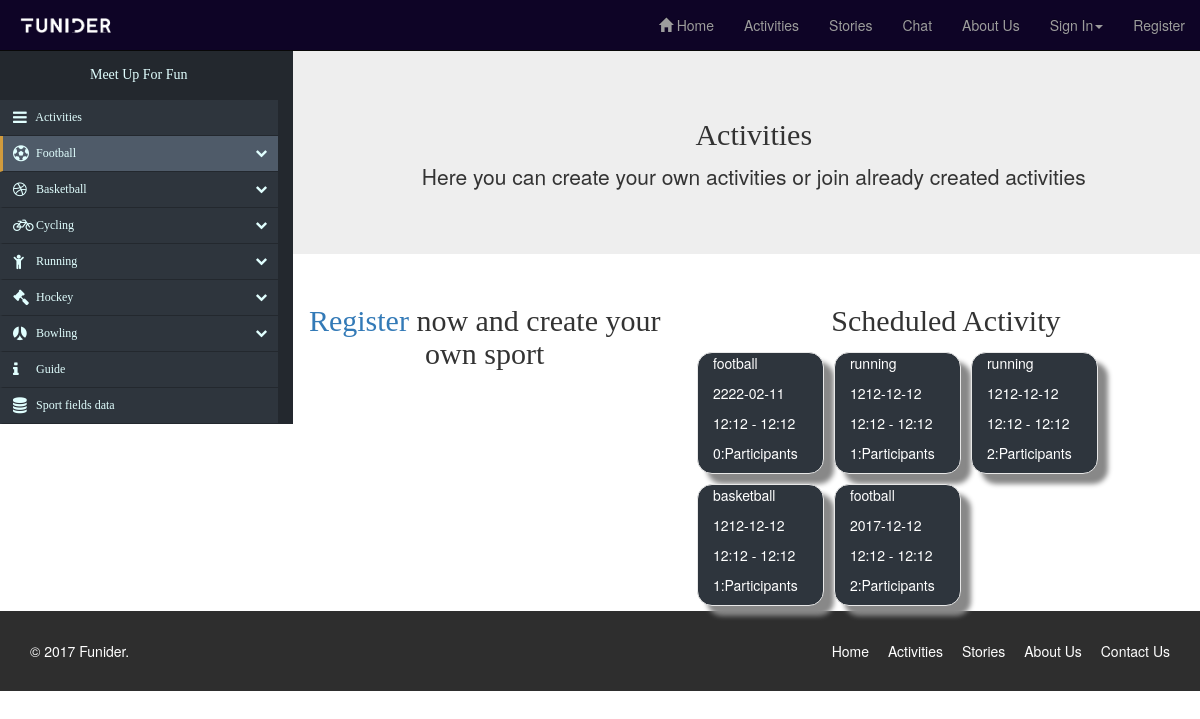
The page /index.php/Activity/activity_page_load on the database its author committed.
### tables this page shows
CREATE TABLE `activities` (
  `id` int(11) NOT NULL,
  `id_users_activity` int(11) NOT NULL,
  `type_of_activity` varchar(255) NOT NULL,
  `title` varchar(255) NOT NULL,
  `activity_date` varchar(255) NOT NULL,
  `start_time` varchar(255) NOT NULL,
  `end_time` varchar(255) NOT NULL,
  `meeting_address` varchar(255) NOT NULL,
  `Postcode` varchar(255) NOT NULL,
  `Description` text NOT NULL,
  `created_at` datetime NOT NULL,
  `updated_at` datetime NOT NULL
);

### application/controllers/Activity.php (called while the page is built, shortened)
<?php
class Activity extends CI_Controller
{
		public function activity_page(){
			$this->load->model('User');
			$posts=array();
			$data=$this->User->get_activity();
			for ($i=0; $i <count($data) ; $i++)
			{
				array_push($posts
				,array(
				'id_users_activity'=>$data[$i]['id_users_activity'],
				'type_of_activity'=>$data[$i]['type_of_activity'],
				'activity_date'=>$data[$i]['activity_date'],
				'start_time'=>$data[$i]['start_time'],
				'end_time'=>$data[$i]['end_time'],
				'id'=>$data[$i]['id'],
				'Participants'=>$this->User->get_Participants($data[$i]['id']),
				'getParticipants'=>$this->User->get_all_Participants($data[$i]['id'])
				)
			);
			}
			return $posts;
		}
		public function activity_page_load(){
			$posts['result'] = $this->activity_page();
			$this->load->view('/activity.php',['posts'=>$posts]);
		}
}
?>

### index.php (called while the page is built, shortened)
<?php
require_once BASEPATH.'core/CodeIgniter.php';

### application/models/User.php (called while the page is built, shortened)
<?php
class User extends CI_Model
{
	public function get_activity(){
		$query = 'SELECT * FROM activities ORDER BY id DESC';
		return $this->db->query($query)->result_array();
	}
	public function get_Participants($id){
		$query = 'SELECT * FROM Participants RIGHT JOIN activities ON Participants.activity_id=activities.id join users on users.id = Participants.user_id WHERE Participants.activity_id=? AND Participants.user_id=?';
		$values = [$id,$this->session->userdata('user_id')];
		$result = $this->db->query($query,$values);
		$result1 = $this->db->query($query,$values)->result_array();
		if ($result->num_rows() > 0) {
			return $result1;
		}
		else{
			return "not going";
		}
	}
	public function get_all_Participants($id){
		$query = 'SELECT * FROM Participants RIGHT JOIN activities ON Participants.activity_id=activities.id join users on users.id = Participants.user_id WHERE Participants.activity_id=?';
		$values = [$id];
		$result = $this->db->query($query,$values);
		return $result->num_rows();
	}
}
?>

### application/views/activity.php (the view, shortened to what this page needs)
<!DOCTYPE html>
<html>
<head>
<link rel="stylesheet" href="https://maxcdn.bootstrapcdn.com/bootstrap/3.3.7/css/bootstrap.min.css">
<link rel="stylesheet" href="https://maxcdn.bootstrapcdn.com/bootstrap/3.3.7/css/bootstrap-theme.min.css">
<link href="https://maxcdn.bootstrapcdn.com/font-awesome/4.7.0/css/font-awesome.min.css" rel="stylesheet">
<link rel="stylesheet" href="/assests/css/style.css" type="text/css">
</head>
<body>
<header>
  <nav class="navbar navbar-inverse navbar-fixed-top" role="navigation">
    <div class=" master-nav-bar container-fluid">
        <div class="navbar-header">
            <img class="image-logo" src="/assests/imgs/logo.jpg" class="img-responsive" >
        </div>
        <div id="navbar" class="navbar-collapse collapse">
            <ul class="nav navbar-nav navbar-right">
                <li><a href="/index.php/Activity"><span class="glyphicon glyphicon-home" aria-hidden="true"></span> Home</a></li>
                <li><a href="">Activities</a></li>
                <li><a href="/index.php/Activity/stories">Stories</a></li>
                <li><a href="/index.php/Activity/load_chat" class="">Chat</a></li>
                <li><a href="/index.php/Activity/about_us">About Us</a></li>
                <?php if (($this->session->userdata('first_name'))== true){?>
                <li class="dropdown"><a href="#" class="dropdown-toggle" data-toggle="dropdown" role="button"><?= $this->session->userdata('first_name'); ?><span class="caret"></span></a>
                <div class="dropdown-menu" id="formLogin">
                        <div class="row">
                            <div class="container-fluid">
                              <div class="form-group">
                                <p><a href="/index.php/Activity/profile">My profile</a></p>
                                <hr>
                              </div>
                              <div class="form-group">
                                <p><a href="/index.php/Activity/my_activity">My activiy</a></p>
                                <hr>
                              </div>
                              <div class="form-group">
                                <p><a href="/index.php/Activity/my_stories">My stories</a></p>
                                <hr>
                              </div>
                              <div class="form-group">
                                <p><a href="/index.php/Activity/logoff">Logout</a></p>
                              </div>
                            </div>
                        </div>
                    </div>
                <?php }else{ ?>
                <li class="dropdown <?php if(isset($posts['errors'])){ echo"open";} ?>"><a href="#" class="dropdown-toggle" data-toggle="dropdown" role="button">Sign In<span class="caret"></span></a>
                </li>
                <?php }
                if (($this->session->userdata('first_name'))== true){ ?>
                <li><a href="/index.php/Activity/logoff_activity" class="">Logout</a></li>
                <?php }else{ ?>
                <li><a href="/index.php/Activity/register_page" class="">Register</a></li>
                <?php } ?>
            </ul>
        </div>
    </div>
</nav>
</header>
    <div class="row">
        <div class=" left-activity col-md-3">
          <div class="nav-side-menu">
              <div class="brand">Meet Up For Fun</div>
              <div class="menu-list">
                  <ul id="menu-content" class="menu-content collapse out">
                      <li>
                          <a href="#">
                              <i class="fa fa-bars fa-lg"></i> Activities
                          </a>
                      </li>
                      <li data-toggle="collapse" data-target="#products" class="collapsed active">
                          <a href="#"><i class="fa fa-futbol-o fa-lg"></i> Football <span class="arrow"></span></a>
                      </li>
                      <li data-toggle="collapse" data-target="#service" class="collapsed">
                          <a href="#"><i class="fa fa-dribbble fa-lg"></i> Basketball <span class="arrow"></span></a>
                      </li>
                      <li data-toggle="collapse" data-target="#new" class="collapsed">
                          <a href="#"><i class="fa fa-bicycle fa-lg"></i> Cycling <span class="arrow"></span></a>
                      </li>
                      <li data-toggle="collapse" data-target="#running" class="collapsed">
                          <a href="#"><i class="fa fa-child fa-lg"></i> Running <span class="arrow"></span></a>
                      </li>
                      <li data-toggle="collapse" data-target="#hockey" class="collapsed">
                          <a href="#"><i class="fa fa-legal fa-lg"></i> Hockey <span class="arrow"></span></a>
                      </li>
                      <li data-toggle="collapse" data-target="#bowling" class="collapsed">
                          <a href="#"><i class="fa fa-renren fa-lg"></i> Bowling <span class="arrow"></span></a>
                      </li>
                      <li>
                          <a href="#">
                              <i class="fa fa-info fa-lg"></i> Guide
                          </a>
                      </li>
                      <li>
                          <a href="#">
                              <i class="fa fa-database fa-lg"></i> Sport fields data
                          </a>
                      </li>
                  </ul>
              </div>
            </div>
        </div>
        <div class="right-activity col-md-9">
            <div class="row">
                <div class="jumbotron">
                    <h2>Activities</h2>
                    <p>Here you can create your own activities or join already created activities</p>
                </div>
                <div class= "col-md-5" id="create-tableg" style="display: block;">
                    <form action="/index.php/Activity/insert_activity" method="post" name="create-activity" class="form-create-activity">
                    <?php if ($this->session->userdata('user_id')){ ?>
                        <table class="table-create-activity" cellpadding="2" width="20%" bgcolor="99FFFF" align="center"
                        cellspacing="2">
                          <tr>
                          <td colspan=2>
                          <center><font size=4><b>Create Activity Form</b></font></center>
                          </td>
                          </tr>
                          <tr>
                          <td>Type Of Activity</td>
                          <td><select name="taskOption">
                          <option value="-1" selected>Select activity</option>
                          <option value="football">Football</option>
                          <option value="basketball">Basketball</option>
                          <option value="running">Running</option>
                          <option value="cycling">Cycling</option>
                          <option value="hockey">Hockey</option>
                          <option value="bowling">Bowling</option>
                          </select></td>
                          </tr>
                          <tr>
                          <td>Title</td>
                          <td><input type="text" name="title_name" id="titlename" size="30"></td>
                          </tr>
                          <tr>
                          <td>Start Date</td>
                          <td><input type="date" name="data_activity" data-date-inline-picker="true" /></td>
                          </tr>
                          <tr>
                          <td>Start Time</td>
                          <td><input type="time" time-time-inline-picker="true" name="start_time" /></td>
                          </tr>
                          <tr>
                          <td>End Time</td>
                          <td><input type="time" time-time-inline-picker="true" name="end_time" /></td>
                          </tr>
                          <tr>
                          <td>Meeting address</td>
                          <td><input type="text" name="meeting_address" id="place" size="30"></td>
                          </tr>
                          <tr>
                          <td>Postcode</td>
                          <td><input type="text" name="post_code" id="post-code" size="30"></td>
                          </tr>
                          <tr>
                          <td>Description</td>
                          <td><textarea name="description" id="personaladdress" rows="2" cols="40" placeholder="Description here..."></textarea>
                          </td>
                          </tr>
                          <br>
                          <tr>
                          <td colspan="2"><input type="submit" id="form-create-activity-btn" name="createActivitySubmit" value="Submit Form" /></td>
                          </tr>
                        </table>
                        <?php }else{ ?>
                            <h2><a class="text-center" href="/index.php/Activity/register_page" class="">Register</a> now and create your own sport</h2>
                          <?php } ?>
                    </form>
                </div>
            <div class="col-md-7 activities-display-box">
                <h2>Scheduled Activity</h2>
                <?php for ($i=0; $i <count($posts['result']) ; $i++) { ?>
                <div class="col-md-3 activity-box">
                    <p><?= $posts['result'][$i]['type_of_activity'] ?></p>
                    <p><?= $posts['result'][$i]['activity_date'] ?></p>
                    <p><?= $posts['result'][$i]['start_time']." - ".$posts['result'][$i]['end_time'] ?></p>
                    <p><?= $posts['result'][$i]['getParticipants'] ?>:Participants</p>
                </div>
                <?php } ?>
            </div>
            </div>
        </div>
    </div>
 <footer id="footer" class="midnight-blue">
        <div class="container">
            <div class="row">
                <div class="col-sm-6">
                    &copy; 2017 <a target="_blank" href="http://shapebootstrap.net/" title="Free Twitter Bootstrap WordPress Themes and HTML templates">Funider</a>.
                </div>
                <div class="col-sm-6">
                    <ul class="pull-right">
                        <li><a href="/index.php/Activity">Home</a></li>
                        <li><a href="/index.php/Activity/activity_page_load">Activities</a></li>
                        <li><a href="/index.php/Activity/about_us">Stories</a></li>
                        <li><a href="/index.php/Activity/about_us">About Us</a></li>
                        <li><a href="#">Contact Us</a></li>
                    </ul>
                </div>
            </div>
        </div>
    </footer>
</body>
</html>

### assests/css/style.css (style rules this page uses)
.nav-side-menu { overflow: auto; font-family: verdana; font-size: 12px; font-weight: 200; background-color: #2e353d; top: 0px; height: 100%; color: #e1ffff; }
.nav-side-menu .brand { background-color: #23282e; line-height: 50px; display: block; text-align: center; font-size: 14px; }
.nav-side-menu ul, .nav-side-menu li { list-style: none; padding: 0px; margin: 0px; line-height: 35px; cursor: pointer; }
.nav-side-menu ul .active, .nav-side-menu li .active { border-left: 3px solid #d19b3d; background-color: #4f5b69; }
.nav-side-menu li { padding-left: 0px; border-left: 3px solid #2e353d; border-bottom: 1px solid #23282e; }
.nav-side-menu li a { text-decoration: none; color: #e1ffff; }
.nav-side-menu li a i { padding-left: 10px; width: 20px; padding-right: 20px; }
@media (min-width: 767px) { .nav-side-menu .menu-list .menu-content { display: block; } }
body { margin: 0px; padding: 0px; }
.image-logo { margin-top: 18px; width: 100px; display: inline-block; }
.left-activity { margin-top: 50px; background-color: #23282E; }
.right-activity { margin-top: 50px; display:table-row; }
#footer { padding-top: 30px; padding-bottom: 30px; color: #fff; background: #2e2e2e; }
#footer a { color: #fff; }
#footer ul { list-style: none; padding: 0; margin: 0; }
#footer ul > li { display: inline-block; margin-left: 15px; }
.master-nav-bar { background-color: #0E0426; }
#navbar { background-color: #0E0426; }
.jumbotron h2 { text-align: center; }
.jumbotron p { text-align: center !important; }
.right-activity h2 { text-align: center; }
.stories-story-box p, h2 { font-family: 'Baloo Bhaina', cursive; }
.activity-box { background-color: #2E353D; border: 1px solid #e8e8e8; margin: 5px 5px; border-radius: 15px; box-shadow: 10px 10px 5px #888888; color: white; }

### rows shown on the page
activities: type_of_activity "football", activity_date "2222-02-11", start_time "12:12", end_time "12:12", getParticipants "0"
activities: type_of_activity "running", activity_date "1212-12-12", start_time "12:12", end_time "12:12", getParticipants "1"
activities: type_of_activity "running", activity_date "1212-12-12", start_time "12:12", end_time "12:12", getParticipants "2"
activities: type_of_activity "basketball", activity_date "1212-12-12", start_time "12:12", end_time "12:12", getParticipants "1"
activities: type_of_activity "football", activity_date "2017-12-12", start_time "12:12", end_time "12:12", getParticipants "2"
